Frame 1 (no input): blank canvas, image omitted
Frame 60 (the mouse pressed at the canvas centre just before this capture): blank canvas, image omitted
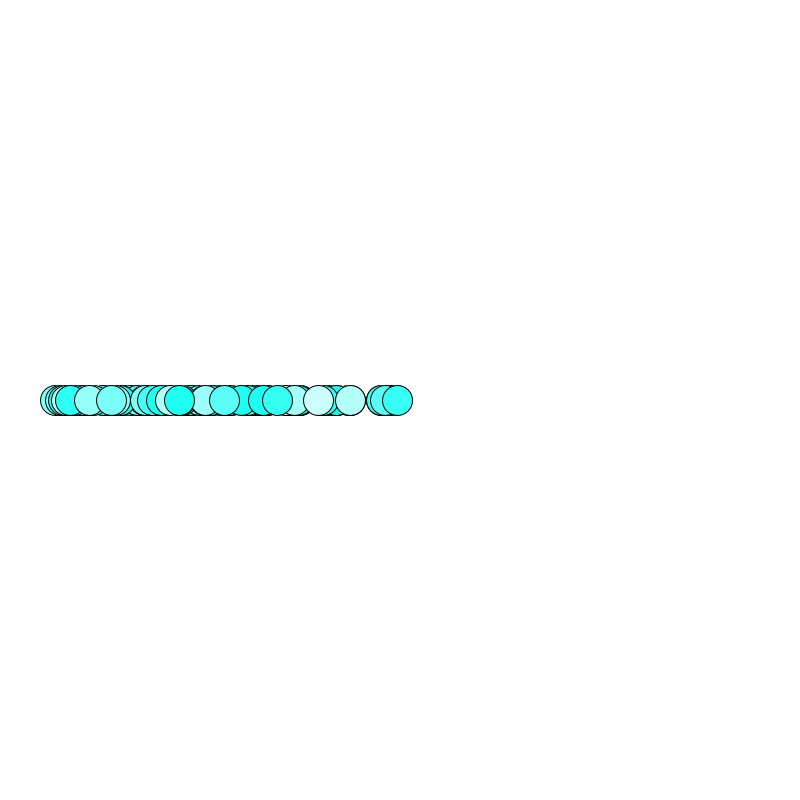
Frame 120 (the mouse held since frame 60 and released just before this capture)

The Processing sketch whose frames 1 and 60 were blank and that drew this single picture after the mouse press (run headless with seeded random() and noise(); from frame 60 on, the mouse is pressed at the canvas centre):

// Processing sketch: processing_85838
// ── processing_85838.pde



void setup() {
 size(800, 800); 
 colorMode(HSB);
}

void draw() {
 background(255);
 
 //line(50, 400, mouseX, mouseY);
 if (mouseX != 0.0) {
   float m = (400.0 - mouseY) / -mouseX;
   float b = mouseY - (m * mouseX);
   
    for(int i=0; i<100; i++) {
      float x= random(50, mouseX);
      float y = m * x + b;
      fill(mouseY/3.2, random(50, 255), mouseX);
      ellipse(x, y, 30, 30);
    }
 }
}
